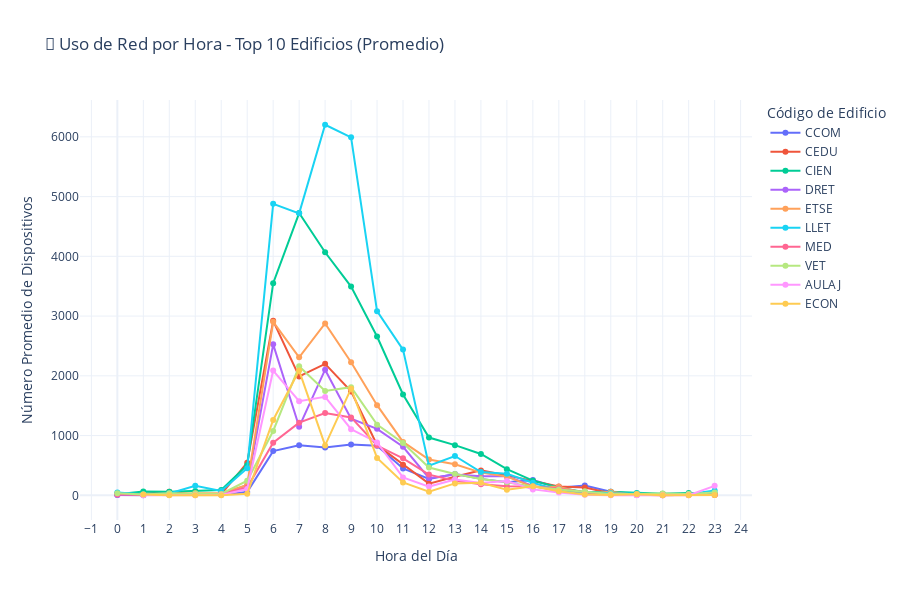

Here is the notebook cell this chart was saved with:
### Markdown cell above
### 5.3 Por Edificio (Top 10)

### Code cell
# Identificar top 10 edificios
top_buildings = df_clients['building_code'].value_counts().head(10).index.tolist()

# Filtrar datos para top edificios
df_top_buildings = df_clients[df_clients['building_code'].isin(top_buildings)]

# Calcular uso por hora y edificio (promedio)
# Primero agrupamos por fecha, hora y edificio
hourly_by_building_date = df_top_buildings.groupby(['date', 'hour', 'building_code']).size().reset_index(name='device_count')

# Luego promediamos por hora y edificio
hourly_by_building = hourly_by_building_date.groupby(['hour', 'building_code'])['device_count'].mean().reset_index()

# Crear gráfico interactivo
fig = px.line(
    hourly_by_building,
    x='hour',
    y='device_count',
    color='building_code',
    title='🏢 Uso de Red por Hora - Top 10 Edificios (Promedio)',
    labels={
        'hour': 'Hora del Día',
        'device_count': 'Número Promedio de Dispositivos',
        'building_code': 'Código de Edificio'
    },
    template='plotly_white',
    height=600
)

fig.update_traces(mode='lines+markers', line=dict(width=2), marker=dict(size=6))
fig.update_xaxes(tickmode='linear', tick0=0, dtick=1)
fig.update_layout(hovermode='x unified', font=dict(size=12))

fig.show()

### Figure 1 — Plotly figure (JSON) as saved in the notebook; plotly's stock layout.template omitted (floating-point values rounded to 4 significant figures)
{"data": [{"hovertemplate": "Código de Edificio=CCOM<br>Hora del Día=%{x}<br>Número Promedio de Dispositivos=%{y}<extra></extra>", "legendgroup": "CCOM", "line": {"color": "#636efa", "dash": "solid", "width": 2}, "marker": {"size": 6, "symbol": "circle"}, "mode": "lines+markers", "name": "CCOM", "orientation": "v", "showlegend": true, "type": "scatter", "x": [0.0, 1.0, 2.0, 3.0, 4.0, 5.0, 6.0, 7.0, 8.0, 9.0, 10.0, 11.0, 12.0, 13.0, 14.0, 15.0, 16.0, 17.0, 18.0, 19.0, 20.0, 21.0, 22.0, 23.0], "xaxis": "x", "y": [6.875, 4.429, 9.286, 14.71, 8.5, 55.0, 739.8, 837.6, 801.4, 850.8, 829.0, 449.0, 272.3, 356.8, 275.0, 217.3, 257.3, 128.2, 164.1, 59.11, 21.25, 20.0, 26.43, 13.25], "yaxis": "y"}, {"hovertemplate": "Código de Edificio=CEDU<br>Hora del Día=%{x}<br>Número Promedio de Dispositivos=%{y}<extra></extra>", "legendgroup": "CEDU", "line": {"color": "#EF553B", "dash": "solid", "width": 2}, "marker": {"size": 6, "symbol": "circle"}, "mode": "lines+markers", "name": "CEDU", "orientation": "v", "showlegend": true, "type": "scatter", "x": [0.0, 1.0, 2.0, 3.0, 4.0, 5.0, 6.0, 7.0, 8.0, 9.0, 10.0, 11.0, 12.0, 13.0, 14.0, 15.0, 16.0, 17.0, 18.0, 19.0, 20.0, 21.0, 22.0, 23.0], "xaxis": "x", "y": [26.62, 21.25, 59.75, 12.12, 16.75, 546.2, 2920.0, 1990.0, 2200.0, 1739.0, 841.8, 511.8, 195.0, 311.0, 417.3, 333.7, 235.9, 147.6, 129.4, 34.38, 7.667, 1.875, 8.625, 8.25], "yaxis": "y"}, {"hovertemplate": "Código de Edificio=CIEN<br>Hora del Día=%{x}<br>Número Promedio de Dispositivos=%{y}<extra></extra>", "legendgroup": "CIEN", "line": {"color": "#00cc96", "dash": "solid", "width": 2}, "marker": {"size": 6, "symbol": "circle"}, "mode": "lines+markers", "name": "CIEN", "orientation": "v", "showlegend": true, "type": "scatter", "x": [0.0, 1.0, 2.0, 3.0, 4.0, 5.0, 6.0, 7.0, 8.0, 9.0, 10.0, 11.0, 12.0, 13.0, 14.0, 15.0, 16.0, 17.0, 18.0, 19.0, 20.0, 21.0, 22.0, 23.0], "xaxis": "x", "y": [17.5, 64.75, 61.12, 71.12, 88.12, 505.0, 3550.0, 4724.0, 4068.0, 3494.0, 2658.0, 1689.0, 966.8, 839.7, 691.6, 437.1, 245.7, 131.6, 51.11, 58.56, 40.67, 26.5, 37.25, 30.25], "yaxis": "y"}, {"hovertemplate": "Código de Edificio=DRET<br>Hora del Día=%{x}<br>Número Promedio de Dispositivos=%{y}<extra></extra>", "legendgroup": "DRET", "line": {"color": "#ab63fa", "dash": "solid", "width": 2}, "marker": {"size": 6, "symbol": "circle"}, "mode": "lines+markers", "name": "DRET", "orientation": "v", "showlegend": true, "type": "scatter", "x": [0.0, 1.0, 2.0, 3.0, 4.0, 5.0, 6.0, 7.0, 8.0, 9.0, 10.0, 11.0, 12.0, 13.0, 14.0, 15.0, 16.0, 17.0, 18.0, 19.0, 20.0, 21.0, 22.0, 23.0], "xaxis": "x", "y": [6.833, 2.0, 30.67, 4.167, 23.5, 170.4, 2527.0, 1147.0, 2102.0, 1281.0, 1113.0, 811.9, 287.8, 349.0, 321.0, 320.9, 157.1, 72.75, 27.12, 22.33, 3.625, 5.0, 3.857, 8.0], "yaxis": "y"}, {"hovertemplate": "Código de Edificio=ETSE<br>Hora del Día=%{x}<br>Número Promedio de Dispositivos=%{y}<extra></extra>", "legendgroup": "ETSE", "line": {"color": "#FFA15A", "dash": "solid", "width": 2}, "marker": {"size": 6, "symbol": "circle"}, "mode": "lines+markers", "name": "ETSE", "orientation": "v", "showlegend": true, "type": "scatter", "x": [0.0, 1.0, 2.0, 3.0, 4.0, 5.0, 6.0, 7.0, 8.0, 9.0, 10.0, 11.0, 12.0, 13.0, 14.0, 15.0, 16.0, 17.0, 18.0, 19.0, 20.0, 21.0, 22.0, 23.0], "xaxis": "x", "y": [35.44, 5.625, 12.29, 34.88, 35.88, 173.5, 2904.0, 2310.0, 2876.0, 2228.0, 1508.0, 893.3, 598.7, 519.4, 379.7, 312.7, 143.3, 143.2, 30.78, 58.86, 5.375, 21.75, 23.75, 5.25], "yaxis": "y"}, {"hovertemplate": "Código de Edificio=LLET<br>Hora del Día=%{x}<br>Número Promedio de Dispositivos=%{y}<extra></extra>", "legendgroup": "LLET", "line": {"color": "#19d3f3", "dash": "solid", "width": 2}, "marker": {"size": 6, "symbol": "circle"}, "mode": "lines+markers", "name": "LLET", "orientation": "v", "showlegend": true, "type": "scatter", "x": [0.0, 1.0, 2.0, 3.0, 4.0, 5.0, 6.0, 7.0, 8.0, 9.0, 10.0, 11.0, 12.0, 13.0, 14.0, 15.0, 16.0, 17.0, 18.0, 19.0, 20.0, 21.0, 22.0, 23.0], "xaxis": "x", "y": [46.5, 18.12, 32.0, 158.9, 72.38, 451.9, 4878.0, 4719.0, 6202.0, 5992.0, 3083.0, 2439.0, 496.7, 657.8, 389.7, 360.9, 209.6, 84.11, 52.44, 35.0, 30.33, 10.88, 18.25, 82.0], "yaxis": "y"}, {"hovertemplate": "Código de Edificio=MED<br>Hora del Día=%{x}<br>Número Promedio de Dispositivos=%{y}<extra></extra>", "legendgroup": "MED", "line": {"color": "#FF6692", "dash": "solid", "width": 2}, "marker": {"size": 6, "symbol": "circle"}, "mode": "lines+markers", "name": "MED", "orientation": "v", "showlegend": true, "type": "scatter", "x": [0.0, 1.0, 2.0, 3.0, 4.0, 5.0, 6.0, 7.0, 8.0, 9.0, 10.0, 11.0, 12.0, 13.0, 14.0, 15.0, 16.0, 17.0, 18.0, 19.0, 20.0, 21.0, 22.0, 23.0], "xaxis": "x", "y": [12.0, 8.0, 10.14, 22.62, 22.86, 129.6, 879.1, 1216.0, 1378.0, 1303.0, 832.8, 619.6, 346.6, 243.9, 183.5, 153.0, 146.2, 115.3, 53.44, 8.333, 17.75, 15.8, 9.286, 12.0], "yaxis": "y"}, {"hovertemplate": "Código de Edificio=VET<br>Hora del Día=%{x}<br>Número Promedio de Dispositivos=%{y}<extra></extra>", "legendgroup": "VET", "line": {"color": "#B6E880", "dash": "solid", "width": 2}, "marker": {"size": 6, "symbol": "circle"}, "mode": "lines+markers", "name": "VET", "orientation": "v", "showlegend": true, "type": "scatter", "x": [0.0, 1.0, 2.0, 3.0, 4.0, 5.0, 6.0, 7.0, 8.0, 9.0, 10.0, 11.0, 12.0, 13.0, 14.0, 15.0, 16.0, 17.0, 18.0, 19.0, 20.0, 21.0, 22.0, 23.0], "xaxis": "x", "y": [33.5, 14.88, 34.62, 29.88, 22.62, 244.1, 1077.0, 2160.0, 1746.0, 1810.0, 1183.0, 876.8, 464.4, 355.4, 272.3, 218.2, 145.1, 98.5, 67.22, 23.56, 23.56, 30.5, 23.62, 45.88], "yaxis": "y"}, {"hovertemplate": "Código de Edificio=AULAJ<br>Hora del Día=%{x}<br>Número Promedio de Dispositivos=%{y}<extra></extra>", "legendgroup": "AULAJ", "line": {"color": "#FF97FF", "dash": "solid", "width": 2}, "marker": {"size": 6, "symbol": "circle"}, "mode": "lines+markers", "name": "AULAJ", "orientation": "v", "showlegend": true, "type": "scatter", "x": [1.0, 3.0, 4.0, 5.0, 6.0, 7.0, 8.0, 9.0, 10.0, 11.0, 12.0, 13.0, 14.0, 15.0, 16.0, 17.0, 18.0, 19.0, 20.0, 21.0, 22.0, 23.0], "xaxis": "x", "y": [1.5, 2.167, 6.333, 104.7, 2088.0, 1575.0, 1648.0, 1108.0, 884.7, 299.5, 145.9, 263.9, 205.3, 238.1, 99.12, 47.71, 8.778, 2.286, 1.6, 1.667, 1.0, 158.0], "yaxis": "y"}, {"hovertemplate": "Código de Edificio=ECON<br>Hora del Día=%{x}<br>Número Promedio de Dispositivos=%{y}<extra></extra>", "legendgroup": "ECON", "line": {"color": "#FECB52", "dash": "solid", "width": 2}, "marker": {"size": 6, "symbol": "circle"}, "mode": "lines+markers", "name": "ECON", "orientation": "v", "showlegend": true, "type": "scatter", "x": [1.0, 2.0, 3.0, 4.0, 5.0, 6.0, 7.0, 8.0, 9.0, 10.0, 11.0, 12.0, 13.0, 14.0, 15.0, 16.0, 17.0, 18.0, 19.0, 20.0, 21.0, 22.0, 23.0], "xaxis": "x", "y": [13.0, 1.0, 2.5, 2.0, 26.33, 1262.0, 2088.0, 834.6, 1785.0, 625.1, 214.7, 59.78, 199.1, 209.6, 94.88, 152.7, 68.25, 15.43, 7.2, 18.0, 1.0, 1.0, 4.75], "yaxis": "y"}], "layout": {"font": {"size": 12}, "height": 600, "hovermode": "x unified", "legend": {"title": {"text": "Código de Edificio"}, "tracegroupgap": 0}, "title": {"text": "🏢 Uso de Red por Hora - Top 10 Edificios (Promedio)"}, "xaxis": {"anchor": "y", "domain": [0, 1], "dtick": 1, "tick0": 0, "tickmode": "linear", "title": {"text": "Hora del Día"}}, "yaxis": {"anchor": "x", "domain": [0, 1], "title": {"text": "Número Promedio de Dispositivos"}}}}
